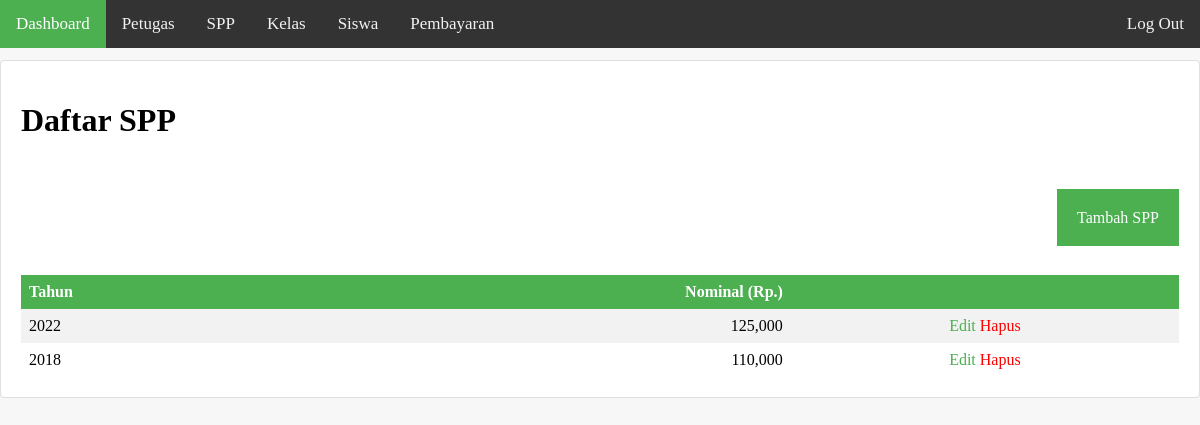
Page /pages/spp/index.php on the committed database.
### tables this page shows
CREATE TABLE `spp` (
  `id_spp` int(11) NOT NULL AUTO_INCREMENT,
  `tahun` int(11) NOT NULL,
  `nominal` int(11) NOT NULL,
  PRIMARY KEY (`id_spp`)
);

### pages/spp/index.php (the view)
<?php require '../../layouts/header.php'; ?>
    <div class="container">
       <div class="card">
           <h1>Daftar SPP</h1>
           <div class="text-right m-5 mr-0">
                <a href="<?php echo "http://$_SERVER[HTTP_HOST]"."/pages/spp/tambah.php"; ?>" class="btn-tambah">Tambah SPP</a>
           </div>
           <table>
                <tr>
                    <th>Tahun</th>
                    <th class="text-right">Nominal (Rp.)</th>
                    <th></th>
                </tr>
                <?php
                    include '../../config.php';
                    $STH = $DBH->query('SELECT * from spp order by tahun DESC');
                    $STH->execute();
                    $result = $STH->fetchAll(PDO::FETCH_ASSOC);
                    foreach ($result as $row):
                ?>
                    <tr>
                        <td><?php echo $row['tahun'] ?></td>
                        <td class="text-right"><?php echo number_format($row['nominal']) ?></td>
                        <td class="text-center">
                            <a href="<?php echo "http://$_SERVER[HTTP_HOST]"."/pages/spp/edit.php?id_spp=".$row['id_spp']; ?>" class="text-success">Edit</a>
                            <a href="<?php echo "http://$_SERVER[HTTP_HOST]"."/pages/spp/delete.php?id_spp=".$row['id_spp']; ?>" class="text-danger">Hapus</a>
                        </td>
                    </tr>
                <?php endforeach; ?>
            </table>
       </div>
    </div>
<?php require '../../layouts/footer.php'; ?>

### style/style.css (style rules this page uses)
body { margin: 0; background-color: #f7f7f8; }
.container { overflow: hidden; width: 100%; }
.card { padding: 20px; position: relative; display: -ms-flexbox; display: flex; -ms-flex-direction: column; flex-direction: column; min-width: 0; word-wrap: break-word; background-color: #fff; background-clip: border-box; border: 1px solid rgba(0, 0, 0, 0.125); border-radius: 0.25rem; }
.text-center { text-align: center !important; }
.text-right { text-align: right !important; }
.btn-tambah { background-color: #4CAF50; padding: 20px; margin-bottom: 20px; width: 200px; color: white; text-decoration: none; }
.text-success { color: #4CAF50; text-decoration: none; }
.text-danger { color: red; text-decoration: none; }
.m-5 { margin: 3rem !important; }
.mr-0 { margin-right: 0 !important; }
table { border-collapse: collapse; width: 100%; }
th, td { text-align: left; padding: 8px; }
tr:nth-child(even) { background-color: #f2f2f2 }
th { background-color: #4CAF50; color: white; }

### rows in the picture
spp: tahun "2022", nominal "125,000"
spp: tahun "2018", nominal "110,000"
